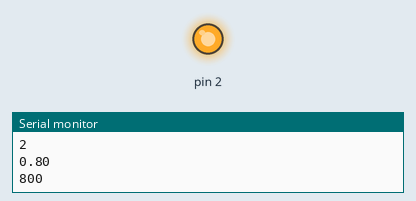
Bench run of a sketch on a simulated Arduino Uno, built with avr-gcc and run on an emulated ATmega328P. Shown: output pins drawn as LEDs (lit = HIGH), the last lines printed to the serial monitor.

Above: at 0.1 s.
At 0.9 s:
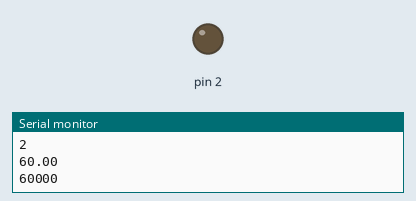
Timing chart, 0 to 2.4 s (numbered marks = the images above):
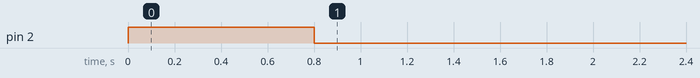

Measured:
- by itself, pin 2: LOW → HIGH at 0.00 s, → LOW 0.80 s later

The sketch:

FlowerPot.ino
```cpp
typedef struct s_pumps{ // pump ID ranges from 1 - 15
  byte ID; // identification for each pump I suggest to use the same numbered pin on the board for the sake of sanity while troubleshooting
  float workTime; // time the pump is activated for in seconds
} Pump;

typedef struct s_sensors{
  byte ID; // unique identifier for each sensor
  float threshold; // the threshold at which a plant will be watered
  } Sensor;


const byte  WATERING_SYSTEM_NUMBER = 1; // a constant used for easier pinout initialization
double moistureReading;
int moistureMeas = 0; // could remove this additional variable but I left it for readability

Sensor sensor1 = {A1, 30.5}; // initializing the first sensor
Pump pump1 = {2, 0.8}; // initilization of the first pump and declaration
// unfortunately aditional pumps and sensors would require more code like the one above

Sensor sensors[WATERING_SYSTEM_NUMBER] = {sensor1}; // making a array of sensors
Pump pumps[WATERING_SYSTEM_NUMBER] = {pump1}; // making an array of pumps


void sendData(){
  // TO-DO: code for sending moisture data and pump status via ethernet shield
  return;
  }

long int secondsToMillis(float seconds){ //transforms milliseconds to seconds;
  //Serial.println(seconds*1000);
  return (long)(1000*seconds);
  }

void delaySeconds(float seconds){
    Serial.println(seconds);
    Serial.println(secondsToMillis(seconds));
    delay(secondsToMillis(seconds)); // creates a delay that lasts a specified time in seconds
    return;
  }

void delayMinuntes(int minutes){
  for(int minDelayed = 0; minDelayed < minutes; minDelayed++){
    delaySeconds(60);
  }
  return;
}

void delayHours(int hours){
  for(int hDelayed = 0; hDelayed < hours; hDelayed++){
    delayMinuntes(60);
  }
  return;
}
void pumpActivate(Pump pump){
  digitalWrite(pump.ID, HIGH);
  Serial.println("Pump on");
  Serial.println(pump.ID);
  sendData();
  }

void pumpDeactivate(Pump pump){
  digitalWrite(pump.ID, LOW);
  Serial.println("Pump off");
  Serial.println(pump.ID);
  sendData();
  }

void measureMoisture(Sensor sensor){
  moistureMeas = analogRead (sensor.ID);
  moistureReading = moistureMeas * (100./1024); // moisture scale range 0-100;
   Serial.println(moistureReading); //used for debugging;
  }

void initializePumpsAndPins(){
  for(int i = 0; i < WATERING_SYSTEM_NUMBER; i++){
    pinMode(sensors[i].ID, INPUT);
    pinMode (pumps[i].ID, OUTPUT);
  }
 return;
 }

void usePump(Pump pump){
  pumpActivate(pump);
  delaySeconds(pump.workTime); //leaves the pump activated for it's own worktime
  Serial.println("Time passed");
  pumpDeactivate(pump);
  return;
  }

void setup() {
    initializePumpsAndPins();
    Serial.begin(9600); // also used for debugging
}

void loop() {
  for(int i = 0; i < WATERING_SYSTEM_NUMBER; i++){
    measureMoisture(sensors[i]);
    if(moistureReading >= sensors[i].threshold){ // compares the moisture reading to the assigned threshold for that sensor
      usePump(pumps[i]); // sets the pump to work for it's predefined time
      }
  }
  delayMinuntes(5); // arbitrary delay of 5 minutes, will be swapped forr a delay in hours

}
```
